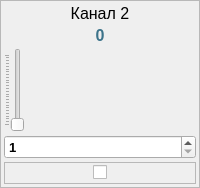
                 <widget class="QFrame" name="frPwr2">
                  <property name="minimumSize">
                   <size>
                    <width>80</width>
                    <height>0</height>
                   </size>
                  </property>
                  <property name="frameShape">
                   <enum>QFrame::StyledPanel</enum>
                  </property>
                  <property name="frameShadow">
                   <enum>QFrame::Raised</enum>
                  </property>
                  <layout class="QVBoxLayout" name="verticalLayout_7">
                   <property name="spacing">
                    <number>3</number>
                   </property>
                   <property name="leftMargin">
                    <number>3</number>
                   </property>
                   <property name="topMargin">
                    <number>3</number>
                   </property>
                   <property name="rightMargin">
                    <number>3</number>
                   </property>
                   <property name="bottomMargin">
                    <number>3</number>
                   </property>
                   <item>
                    <widget class="QLabel" name="lblTitlePwr2">
                     <property name="font">
                      <font>
                       <pointsize>12</pointsize>
                      </font>
                     </property>
                     <property name="text">
                      <string>Канал 2</string>
                     </property>
                     <property name="alignment">
                      <set>Qt::AlignCenter</set>
                     </property>
                    </widget>
                   </item>
                   <item>
                    <widget class="QLabel" name="lblValuePwr2">
                     <property name="palette">
                      <palette>
                       <active>
                        <colorrole role="WindowText">
                         <brush brushstyle="SolidPattern">
                          <color alpha="255">
                           <red>60</red>
                           <green>115</green>
                           <blue>138</blue>
                          </color>
                         </brush>
                        </colorrole>
                        <colorrole role="Text">
                         <brush brushstyle="SolidPattern">
                          <color alpha="255">
                           <red>10</red>
                           <green>121</green>
                           <blue>131</blue>
                          </color>
                         </brush>
                        </colorrole>
                       </active>
                       <inactive>
                        <colorrole role="WindowText">
                         <brush brushstyle="SolidPattern">
                          <color alpha="255">
                           <red>60</red>
                           <green>115</green>
                           <blue>138</blue>
                          </color>
                         </brush>
                        </colorrole>
                        <colorrole role="Text">
                         <brush brushstyle="SolidPattern">
                          <color alpha="255">
                           <red>10</red>
                           <green>121</green>
                           <blue>131</blue>
                          </color>
                         </brush>
                        </colorrole>
                       </inactive>
                       <disabled>
                        <colorrole role="WindowText">
                         <brush brushstyle="SolidPattern">
                          <color alpha="255">
                           <red>120</red>
                           <green>120</green>
                           <blue>120</blue>
                          </color>
                         </brush>
                        </colorrole>
                        <colorrole role="Text">
                         <brush brushstyle="SolidPattern">
                          <color alpha="255">
                           <red>120</red>
                           <green>120</green>
                           <blue>120</blue>
                          </color>
                         </brush>
                        </colorrole>
                       </disabled>
                      </palette>
                     </property>
                     <property name="font">
                      <font>
                       <pointsize>12</pointsize>
                       <weight>75</weight>
                       <bold>true</bold>
                      </font>
                     </property>
                     <property name="text">
                      <string>0</string>
                     </property>
                     <property name="alignment">
                      <set>Qt::AlignCenter</set>
                     </property>
                    </widget>
                   </item>
                   <item>
                    <widget class="QSlider" name="sldPwr2">
                     <property name="minimum">
                      <number>1</number>
                     </property>
                     <property name="maximum">
                      <number>250</number>
                     </property>
                     <property name="orientation">
                      <enum>Qt::Vertical</enum>
                     </property>
                     <property name="tickPosition">
                      <enum>QSlider::TicksAbove</enum>
                     </property>
                     <property name="tickInterval">
                      <number>10</number>
                     </property>
                    </widget>
                   </item>
                   <item>
                    <widget class="QSpinBox" name="edValuePwr2">
                     <property name="font">
                      <font>
                       <pointsize>10</pointsize>
                       <weight>75</weight>
                       <bold>true</bold>
                      </font>
                     </property>
                     <property name="minimum">
                      <number>1</number>
                     </property>
                     <property name="maximum">
                      <number>250</number>
                     </property>
                     <property name="singleStep">
                      <number>10</number>
                     </property>
                    </widget>
                   </item>
                   <item>
                    <widget class="QFrame" name="frCbPwr2">
                     <property name="frameShape">
                      <enum>QFrame::StyledPanel</enum>
                     </property>
                     <property name="frameShadow">
                      <enum>QFrame::Raised</enum>
                     </property>
                     <layout class="QHBoxLayout" name="horizontalLayout_3">
                      <property name="spacing">
                       <number>0</number>
                      </property>
                      <property name="leftMargin">
                       <number>0</number>
                      </property>
                      <property name="topMargin">
                       <number>0</number>
                      </property>
                      <property name="rightMargin">
                       <number>0</number>
                      </property>
                      <property name="bottomMargin">
                       <number>0</number>
                      </property>
                      <item>
                       <spacer name="horizontalSpacer_3">
                        <property name="orientation">
                         <enum>Qt::Horizontal</enum>
                        </property>
                        <property name="sizeHint" stdset="0">
                         <size>
                          <width>24</width>
                          <height>20</height>
                         </size>
                        </property>
                       </spacer>
                      </item>
                      <item>
                       <widget class="QCheckBox" name="cbPwr2">
                        <property name="text">
                         <string/>
                        </property>
                       </widget>
                      </item>
                      <item>
                       <spacer name="horizontalSpacer_4">
                        <property name="orientation">
                         <enum>Qt::Horizontal</enum>
                        </property>
                        <property name="sizeHint" stdset="0">
                         <size>
                          <width>24</width>
                          <height>20</height>
                         </size>
                        </property>
                       </spacer>
                      </item>
                     </layout>
                    </widget>
                   </item>
                  </layout>
                 </widget>
